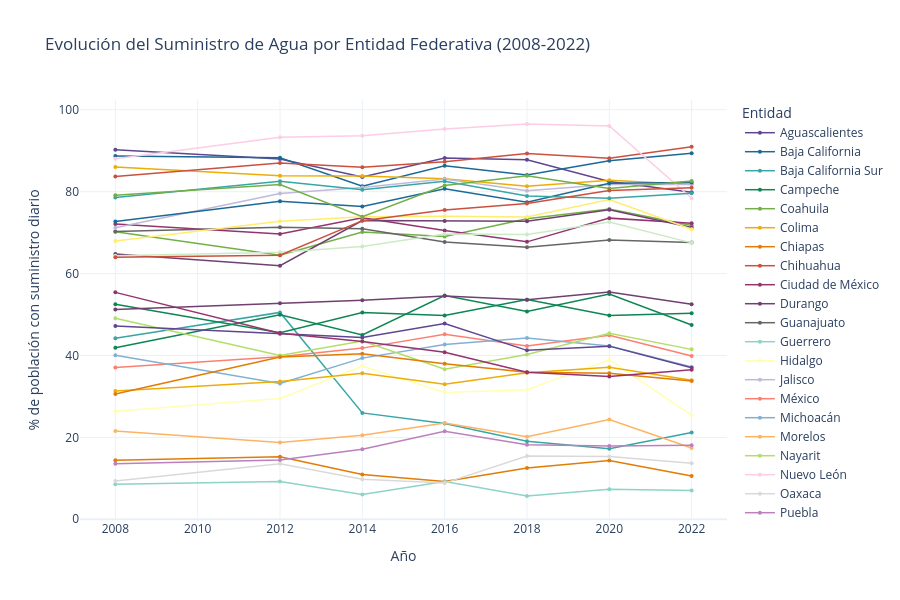

Notebook cell for this chart:
### Code cell
colores = px.colors.qualitative.Prism + px.colors.qualitative.Set3
df_tidy = pd.melt(
    suministro_total,  
    id_vars=['Entidad'],
    var_name='Año', 
    value_name='Porcentaje'
)
df_tidy['Año'] = df_tidy['Año'].astype(int)

print("Datos transformados:")
print(df_tidy.head())
print(f"\nAños disponibles: {sorted(df_tidy['Año'].unique())}")
print(f"Entidades: {df_tidy['Entidad'].nunique()}")


fig = px.line(
    df_tidy, 
    x='Año', 
    y='Porcentaje', 
    color='Entidad',
    color_discrete_sequence=colores,
    title='Evolución del Suministro de Agua por Entidad Federativa (2008-2022)',
    labels={'Porcentaje': '% de población con suministro diario', 'Año': 'Año'},
    template='plotly_white'
)


fig.update_traces(mode='lines+markers', marker=dict(size=4), line=dict(width=1.5))
fig.update_layout(
    height=600,
    hovermode='x unified',
    legend=dict(
        title='Entidad',
        orientation='v',
        yanchor='top',
        y=1,
        xanchor='left',
        x=1.02
    )
)


fig.show()


fig.write_html('grafica_suministro_agua.html')

### Figure 1 — Plotly figure (JSON) as saved in the notebook; plotly's stock layout.template omitted (floating-point values rounded to 4 significant figures)
{"data": [{"hovertemplate": "Entidad=Aguascalientes<br>Año=%{x}<br>% de población con suministro diario=%{y}<extra></extra>", "legendgroup": "Aguascalientes", "line": {"color": "rgb(95, 70, 144)", "dash": "solid", "width": 1.5}, "marker": {"size": 4, "symbol": "circle"}, "mode": "lines+markers", "name": "Aguascalientes", "orientation": "v", "showlegend": true, "type": "scatter", "x": [2008, 2012, 2014, 2016, 2018, 2020, 2022], "xaxis": "x", "y": [90.26, 87.97, 83.61, 88.23, 87.8, 82.5, 79.87], "yaxis": "y"}, {"hovertemplate": "Entidad=Baja California<br>Año=%{x}<br>% de población con suministro diario=%{y}<extra></extra>", "legendgroup": "Baja California", "line": {"color": "rgb(29, 105, 150)", "dash": "solid", "width": 1.5}, "marker": {"size": 4, "symbol": "circle"}, "mode": "lines+markers", "name": "Baja California", "orientation": "v", "showlegend": true, "type": "scatter", "x": [2008, 2012, 2014, 2016, 2018, 2020, 2022], "xaxis": "x", "y": [88.73, 88.26, 81.31, 86.31, 84.09, 87.58, 89.4], "yaxis": "y"}, {"hovertemplate": "Entidad=Baja California Sur<br>Año=%{x}<br>% de población con suministro diario=%{y}<extra></extra>", "legendgroup": "Baja California Sur", "line": {"color": "rgb(56, 166, 165)", "dash": "solid", "width": 1.5}, "marker": {"size": 4, "symbol": "circle"}, "mode": "lines+markers", "name": "Baja California Sur", "orientation": "v", "showlegend": true, "type": "scatter", "x": [2008, 2012, 2014, 2016, 2018, 2020, 2022], "xaxis": "x", "y": [44.19, 50.52, 25.98, 23.39, 19.04, 17.23, 21.19], "yaxis": "y"}, {"hovertemplate": "Entidad=Campeche<br>Año=%{x}<br>% de población con suministro diario=%{y}<extra></extra>", "legendgroup": "Campeche", "line": {"color": "rgb(15, 133, 84)", "dash": "solid", "width": 1.5}, "marker": {"size": 4, "symbol": "circle"}, "mode": "lines+markers", "name": "Campeche", "orientation": "v", "showlegend": true, "type": "scatter", "x": [2008, 2012, 2014, 2016, 2018, 2020, 2022], "xaxis": "x", "y": [41.91, 49.96, 45.03, 54.66, 50.74, 55.02, 47.46], "yaxis": "y"}, {"hovertemplate": "Entidad=Coahuila<br>Año=%{x}<br>% de población con suministro diario=%{y}<extra></extra>", "legendgroup": "Coahuila", "line": {"color": "rgb(115, 175, 72)", "dash": "solid", "width": 1.5}, "marker": {"size": 4, "symbol": "circle"}, "mode": "lines+markers", "name": "Coahuila", "orientation": "v", "showlegend": true, "type": "scatter", "x": [2008, 2012, 2014, 2016, 2018, 2020, 2022], "xaxis": "x", "y": [70.19, 64.47, 70.16, 69.04, 73.36, 75.76, 71.72], "yaxis": "y"}, {"hovertemplate": "Entidad=Colima<br>Año=%{x}<br>% de población con suministro diario=%{y}<extra></extra>", "legendgroup": "Colima", "line": {"color": "rgb(237, 173, 8)", "dash": "solid", "width": 1.5}, "marker": {"size": 4, "symbol": "circle"}, "mode": "lines+markers", "name": "Colima", "orientation": "v", "showlegend": true, "type": "scatter", "x": [2008, 2012, 2014, 2016, 2018, 2020, 2022], "xaxis": "x", "y": [86.04, 83.92, 83.85, 83.15, 81.31, 82.82, 81.77], "yaxis": "y"}, {"hovertemplate": "Entidad=Chiapas<br>Año=%{x}<br>% de población con suministro diario=%{y}<extra></extra>", "legendgroup": "Chiapas", "line": {"color": "rgb(225, 124, 5)", "dash": "solid", "width": 1.5}, "marker": {"size": 4, "symbol": "circle"}, "mode": "lines+markers", "name": "Chiapas", "orientation": "v", "showlegend": true, "type": "scatter", "x": [2008, 2012, 2014, 2016, 2018, 2020, 2022], "xaxis": "x", "y": [14.4, 15.25, 10.95, 9.247, 12.55, 14.38, 10.55], "yaxis": "y"}, {"hovertemplate": "Entidad=Chihuahua<br>Año=%{x}<br>% de población con suministro diario=%{y}<extra></extra>", "legendgroup": "Chihuahua", "line": {"color": "rgb(204, 80, 62)", "dash": "solid", "width": 1.5}, "marker": {"size": 4, "symbol": "circle"}, "mode": "lines+markers", "name": "Chihuahua", "orientation": "v", "showlegend": true, "type": "scatter", "x": [2008, 2012, 2014, 2016, 2018, 2020, 2022], "xaxis": "x", "y": [83.74, 86.99, 85.97, 87.3, 89.35, 88.18, 91.0], "yaxis": "y"}, {"hovertemplate": "Entidad=Ciudad de México<br>Año=%{x}<br>% de población con suministro diario=%{y}<extra></extra>", "legendgroup": "Ciudad de México", "line": {"color": "rgb(148, 52, 110)", "dash": "solid", "width": 1.5}, "marker": {"size": 4, "symbol": "circle"}, "mode": "lines+markers", "name": "Ciudad de México", "orientation": "v", "showlegend": true, "type": "scatter", "x": [2008, 2012, 2014, 2016, 2018, 2020, 2022], "xaxis": "x", "y": [72.1, 69.67, 73.62, 70.54, 67.75, 73.54, 72.3], "yaxis": "y"}, {"hovertemplate": "Entidad=Durango<br>Año=%{x}<br>% de población con suministro diario=%{y}<extra></extra>", "legendgroup": "Durango", "line": {"color": "rgb(111, 64, 112)", "dash": "solid", "width": 1.5}, "marker": {"size": 4, "symbol": "circle"}, "mode": "lines+markers", "name": "Durango", "orientation": "v", "showlegend": true, "type": "scatter", "x": [2008, 2012, 2014, 2016, 2018, 2020, 2022], "xaxis": "x", "y": [64.77, 61.94, 72.95, 72.86, 72.79, 75.61, 71.24], "yaxis": "y"}, {"hovertemplate": "Entidad=Guanajuato<br>Año=%{x}<br>% de población con suministro diario=%{y}<extra></extra>", "legendgroup": "Guanajuato", "line": {"color": "rgb(102, 102, 102)", "dash": "solid", "width": 1.5}, "marker": {"size": 4, "symbol": "circle"}, "mode": "lines+markers", "name": "Guanajuato", "orientation": "v", "showlegend": true, "type": "scatter", "x": [2008, 2012, 2014, 2016, 2018, 2020, 2022], "xaxis": "x", "y": [70.28, 71.29, 70.93, 67.71, 66.42, 68.21, 67.57], "yaxis": "y"}, {"hovertemplate": "Entidad=Guerrero<br>Año=%{x}<br>% de población con suministro diario=%{y}<extra></extra>", "legendgroup": "Guerrero", "line": {"color": "rgb(141,211,199)", "dash": "solid", "width": 1.5}, "marker": {"size": 4, "symbol": "circle"}, "mode": "lines+markers", "name": "Guerrero", "orientation": "v", "showlegend": true, "type": "scatter", "x": [2008, 2012, 2014, 2016, 2018, 2020, 2022], "xaxis": "x", "y": [8.556, 9.201, 6.036, 9.244, 5.688, 7.337, 7.02], "yaxis": "y"}, {"hovertemplate": "Entidad=Hidalgo<br>Año=%{x}<br>% de población con suministro diario=%{y}<extra></extra>", "legendgroup": "Hidalgo", "line": {"color": "rgb(255,255,179)", "dash": "solid", "width": 1.5}, "marker": {"size": 4, "symbol": "circle"}, "mode": "lines+markers", "name": "Hidalgo", "orientation": "v", "showlegend": true, "type": "scatter", "x": [2008, 2012, 2014, 2016, 2018, 2020, 2022], "xaxis": "x", "y": [26.38, 29.5, 37.4, 30.95, 31.65, 38.95, 25.45], "yaxis": "y"}, {"hovertemplate": "Entidad=Jalisco<br>Año=%{x}<br>% de población con suministro diario=%{y}<extra></extra>", "legendgroup": "Jalisco", "line": {"color": "rgb(190,186,218)", "dash": "solid", "width": 1.5}, "marker": {"size": 4, "symbol": "circle"}, "mode": "lines+markers", "name": "Jalisco", "orientation": "v", "showlegend": true, "type": "scatter", "x": [2008, 2012, 2014, 2016, 2018, 2020, 2022], "xaxis": "x", "y": [71.19, 79.56, 81.05, 83.12, 80.22, 81.78, 81.73], "yaxis": "y"}, {"hovertemplate": "Entidad=México<br>Año=%{x}<br>% de población con suministro diario=%{y}<extra></extra>", "legendgroup": "México", "line": {"color": "rgb(251,128,114)", "dash": "solid", "width": 1.5}, "marker": {"size": 4, "symbol": "circle"}, "mode": "lines+markers", "name": "México", "orientation": "v", "showlegend": true, "type": "scatter", "x": [2008, 2012, 2014, 2016, 2018, 2020, 2022], "xaxis": "x", "y": [37.08, 39.71, 41.8, 45.21, 42.29, 44.93, 39.86], "yaxis": "y"}, {"hovertemplate": "Entidad=Michoacán<br>Año=%{x}<br>% de población con suministro diario=%{y}<extra></extra>", "legendgroup": "Michoacán", "line": {"color": "rgb(128,177,211)", "dash": "solid", "width": 1.5}, "marker": {"size": 4, "symbol": "circle"}, "mode": "lines+markers", "name": "Michoacán", "orientation": "v", "showlegend": true, "type": "scatter", "x": [2008, 2012, 2014, 2016, 2018, 2020, 2022], "xaxis": "x", "y": [40.07, 33.18, 39.36, 42.68, 44.25, 42.34, 37.18], "yaxis": "y"}, {"hovertemplate": "Entidad=Morelos<br>Año=%{x}<br>% de población con suministro diario=%{y}<extra></extra>", "legendgroup": "Morelos", "line": {"color": "rgb(253,180,98)", "dash": "solid", "width": 1.5}, "marker": {"size": 4, "symbol": "circle"}, "mode": "lines+markers", "name": "Morelos", "orientation": "v", "showlegend": true, "type": "scatter", "x": [2008, 2012, 2014, 2016, 2018, 2020, 2022], "xaxis": "x", "y": [21.58, 18.74, 20.54, 23.54, 20.15, 24.36, 17.4], "yaxis": "y"}, {"hovertemplate": "Entidad=Nayarit<br>Año=%{x}<br>% de población con suministro diario=%{y}<extra></extra>", "legendgroup": "Nayarit", "line": {"color": "rgb(179,222,105)", "dash": "solid", "width": 1.5}, "marker": {"size": 4, "symbol": "circle"}, "mode": "lines+markers", "name": "Nayarit", "orientation": "v", "showlegend": true, "type": "scatter", "x": [2008, 2012, 2014, 2016, 2018, 2020, 2022], "xaxis": "x", "y": [49.09, 40.01, 43.54, 36.67, 40.23, 45.44, 41.49], "yaxis": "y"}, {"hovertemplate": "Entidad=Nuevo León<br>Año=%{x}<br>% de población con suministro diario=%{y}<extra></extra>", "legendgroup": "Nuevo León", "line": {"color": "rgb(252,205,229)", "dash": "solid", "width": 1.5}, "marker": {"size": 4, "symbol": "circle"}, "mode": "lines+markers", "name": "Nuevo León", "orientation": "v", "showlegend": true, "type": "scatter", "x": [2008, 2012, 2014, 2016, 2018, 2020, 2022], "xaxis": "x", "y": [88.03, 93.31, 93.66, 95.28, 96.53, 96.04, 78.39], "yaxis": "y"}, {"hovertemplate": "Entidad=Oaxaca<br>Año=%{x}<br>% de población con suministro diario=%{y}<extra></extra>", "legendgroup": "Oaxaca", "line": {"color": "rgb(217,217,217)", "dash": "solid", "width": 1.5}, "marker": {"size": 4, "symbol": "circle"}, "mode": "lines+markers", "name": "Oaxaca", "orientation": "v", "showlegend": true, "type": "scatter", "x": [2008, 2012, 2014, 2016, 2018, 2020, 2022], "xaxis": "x", "y": [9.336, 13.57, 9.787, 8.834, 15.46, 15.34, 13.69], "yaxis": "y"}, {"hovertemplate": "Entidad=Puebla<br>Año=%{x}<br>% de población con suministro diario=%{y}<extra></extra>", "legendgroup": "Puebla", "line": {"color": "rgb(188,128,189)", "dash": "solid", "width": 1.5}, "marker": {"size": 4, "symbol": "circle"}, "mode": "lines+markers", "name": "Puebla", "orientation": "v", "showlegend": true, "type": "scatter", "x": [2008, 2012, 2014, 2016, 2018, 2020, 2022], "xaxis": "x", "y": [13.54, 14.49, 17.08, 21.49, 18.2, 17.92, 18.11], "yaxis": "y"}, {"hovertemplate": "Entidad=Querétaro<br>Año=%{x}<br>% de población con suministro diario=%{y}<extra></extra>", "legendgroup": "Querétaro", "line": {"color": "rgb(204,235,197)", "dash": "solid", "width": 1.5}, "marker": {"size": 4, "symbol": "circle"}, "mode": "lines+markers", "name": "Querétaro", "orientation": "v", "showlegend": true, "type": "scatter", "x": [2008, 2012, 2014, 2016, 2018, 2020, 2022], "xaxis": "x", "y": [64.34, 65.21, 66.59, 69.68, 69.53, 72.6, 67.5], "yaxis": "y"}, {"hovertemplate": "Entidad=Quintana Roo<br>Año=%{x}<br>% de población con suministro diario=%{y}<extra></extra>", "legendgroup": "Quintana Roo", "line": {"color": "rgb(255,237,111)", "dash": "solid", "width": 1.5}, "marker": {"size": 4, "symbol": "circle"}, "mode": "lines+markers", "name": "Quintana Roo", "orientation": "v", "showlegend": true, "type": "scatter", "x": [2008, 2012, 2014, 2016, 2018, 2020, 2022], "xaxis": "x", "y": [67.95, 72.77, 73.86, 73.98, 73.8, 78.08, 70.84], "yaxis": "y"}, {"hovertemplate": "Entidad=San Luis Potosí<br>Año=%{x}<br>% de población con suministro diario=%{y}<extra></extra>", "legendgroup": "San Luis Potosí", "line": {"color": "rgb(95, 70, 144)", "dash": "solid", "width": 1.5}, "marker": {"size": 4, "symbol": "circle"}, "mode": "lines+markers", "name": "San Luis Potosí", "orientation": "v", "showlegend": true, "type": "scatter", "x": [2008, 2012, 2014, 2016, 2018, 2020, 2022], "xaxis": "x", "y": [47.22, 45.32, 44.41, 47.8, 41.26, 42.28, 37.03], "yaxis": "y"}, {"hovertemplate": "Entidad=Sinaloa<br>Año=%{x}<br>% de población con suministro diario=%{y}<extra></extra>", "legendgroup": "Sinaloa", "line": {"color": "rgb(29, 105, 150)", "dash": "solid", "width": 1.5}, "marker": {"size": 4, "symbol": "circle"}, "mode": "lines+markers", "name": "Sinaloa", "orientation": "v", "showlegend": true, "type": "scatter", "x": [2008, 2012, 2014, 2016, 2018, 2020, 2022], "xaxis": "x", "y": [72.74, 77.67, 76.4, 80.69, 77.43, 82.08, 82.21], "yaxis": "y"}, {"hovertemplate": "Entidad=Sonora<br>Año=%{x}<br>% de población con suministro diario=%{y}<extra></extra>", "legendgroup": "Sonora", "line": {"color": "rgb(56, 166, 165)", "dash": "solid", "width": 1.5}, "marker": {"size": 4, "symbol": "circle"}, "mode": "lines+markers", "name": "Sonora", "orientation": "v", "showlegend": true, "type": "scatter", "x": [2008, 2012, 2014, 2016, 2018, 2020, 2022], "xaxis": "x", "y": [78.57, 82.53, 80.47, 82.56, 78.94, 78.42, 79.59], "yaxis": "y"}, {"hovertemplate": "Entidad=Tabasco<br>Año=%{x}<br>% de población con suministro diario=%{y}<extra></extra>", "legendgroup": "Tabasco", "line": {"color": "rgb(15, 133, 84)", "dash": "solid", "width": 1.5}, "marker": {"size": 4, "symbol": "circle"}, "mode": "lines+markers", "name": "Tabasco", "orientation": "v", "showlegend": true, "type": "scatter", "x": [2008, 2012, 2014, 2016, 2018, 2020, 2022], "xaxis": "x", "y": [52.52, 45.56, 50.52, 49.76, 53.64, 49.74, 50.32], "yaxis": "y"}, {"hovertemplate": "Entidad=Tamaulipas<br>Año=%{x}<br>% de población con suministro diario=%{y}<extra></extra>", "legendgroup": "Tamaulipas", "line": {"color": "rgb(115, 175, 72)", "dash": "solid", "width": 1.5}, "marker": {"size": 4, "symbol": "circle"}, "mode": "lines+markers", "name": "Tamaulipas", "orientation": "v", "showlegend": true, "type": "scatter", "x": [2008, 2012, 2014, 2016, 2018, 2020, 2022], "xaxis": "x", "y": [79.12, 81.76, 73.91, 81.52, 83.87, 80.8, 82.59], "yaxis": "y"}, {"hovertemplate": "Entidad=Tlaxcala<br>Año=%{x}<br>% de población con suministro diario=%{y}<extra></extra>", "legendgroup": "Tlaxcala", "line": {"color": "rgb(237, 173, 8)", "dash": "solid", "width": 1.5}, "marker": {"size": 4, "symbol": "circle"}, "mode": "lines+markers", "name": "Tlaxcala", "orientation": "v", "showlegend": true, "type": "scatter", "x": [2008, 2012, 2014, 2016, 2018, 2020, 2022], "xaxis": "x", "y": [31.34, 33.64, 35.64, 32.99, 35.8, 37.12, 33.97], "yaxis": "y"}, {"hovertemplate": "Entidad=Veracruz<br>Año=%{x}<br>% de población con suministro diario=%{y}<extra></extra>", "legendgroup": "Veracruz", "line": {"color": "rgb(225, 124, 5)", "dash": "solid", "width": 1.5}, "marker": {"size": 4, "symbol": "circle"}, "mode": "lines+markers", "name": "Veracruz", "orientation": "v", "showlegend": true, "type": "scatter", "x": [2008, 2012, 2014, 2016, 2018, 2020, 2022], "xaxis": "x", "y": [30.58, 39.65, 40.43, 38.0, 35.92, 35.69, 33.78], "yaxis": "y"}, {"hovertemplate": "Entidad=Yucatán<br>Año=%{x}<br>% de población con suministro diario=%{y}<extra></extra>", "legendgroup": "Yucatán", "line": {"color": "rgb(204, 80, 62)", "dash": "solid", "width": 1.5}, "marker": {"size": 4, "symbol": "circle"}, "mode": "lines+markers", "name": "Yucatán", "orientation": "v", "showlegend": true, "type": "scatter", "x": [2008, 2012, 2014, 2016, 2018, 2020, 2022], "xaxis": "x", "y": [63.99, 64.47, 72.92, 75.55, 77.09, 80.29, 80.99], "yaxis": "y"}, {"hovertemplate": "Entidad=Zacatecas<br>Año=%{x}<br>% de población con suministro diario=%{y}<extra></extra>", "legendgroup": "Zacatecas", "line": {"color": "rgb(148, 52, 110)", "dash": "solid", "width": 1.5}, "marker": {"size": 4, "symbol": "circle"}, "mode": "lines+markers", "name": "Zacatecas", "orientation": "v", "showlegend": true, "type": "scatter", "x": [2008, 2012, 2014, 2016, 2018, 2020, 2022], "xaxis": "x", "y": [55.42, 45.45, 43.42, 40.77, 35.89, 34.86, 36.51], "yaxis": "y"}, {"hovertemplate": "Entidad=Nacional<br>Año=%{x}<br>% de población con suministro diario=%{y}<extra></extra>", "legendgroup": "Nacional", "line": {"color": "rgb(111, 64, 112)", "dash": "solid", "width": 1.5}, "marker": {"size": 4, "symbol": "circle"}, "mode": "lines+markers", "name": "Nacional", "orientation": "v", "showlegend": true, "type": "scatter", "x": [2008, 2012, 2014, 2016, 2018, 2020, 2022], "xaxis": "x", "y": [51.21, 52.77, 53.5, 54.55, 53.62, 55.49, 52.54], "yaxis": "y"}], "layout": {"height": 600, "hovermode": "x unified", "legend": {"orientation": "v", "title": {"text": "Entidad"}, "tracegroupgap": 0, "x": 1.02, "xanchor": "left", "y": 1, "yanchor": "top"}, "title": {"text": "Evolución del Suministro de Agua por Entidad Federativa (2008-2022)"}, "xaxis": {"anchor": "y", "domain": [0, 1], "title": {"text": "Año"}}, "yaxis": {"anchor": "x", "domain": [0, 1], "title": {"text": "% de población con suministro diario"}}}}
